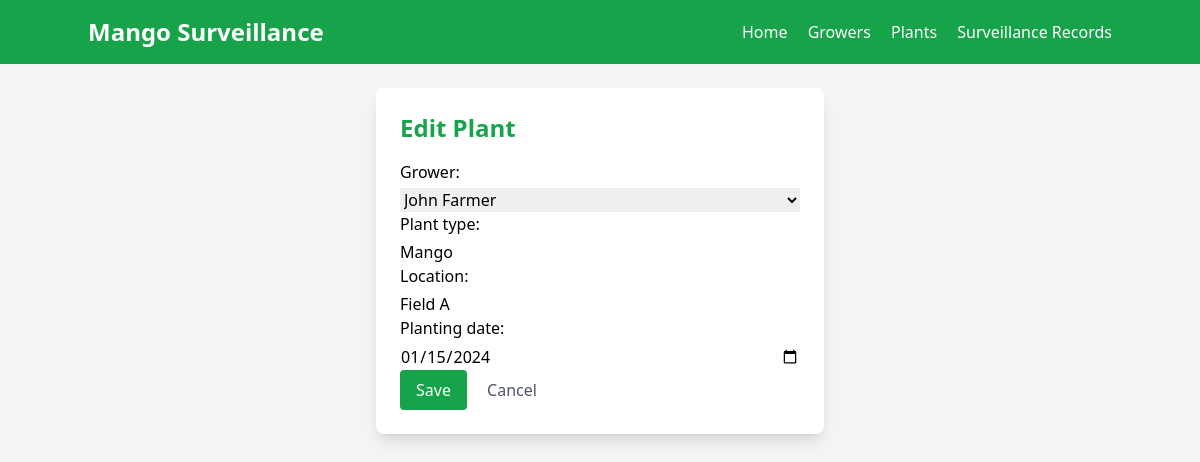
The page /plants/1/edit/ on the database its author committed.
### surveillance/models.py (models this page shows, shortened)
class Plant(models.Model):
    grower = models.ForeignKey(Grower, on_delete=models.CASCADE, related_name='plants')
    plant_type = models.CharField(max_length=50, default='Mango')
    location = models.CharField(max_length=200)
    planting_date = models.DateField()

### surveillance/views.py (the view)
# urls.py: path('plants/<int:pk>/edit/', views.PlantUpdateView.as_view(), name='plant_update'),
class PlantUpdateView(UpdateView):
    model = Plant
    form_class = PlantForm
    template_name = 'surveillance/plant_form.html'
    success_url = reverse_lazy('surveillance:plant_list')

### surveillance/forms.py
class PlantForm(forms.ModelForm):
    class Meta:
        model = Plant
        fields = ['grower', 'plant_type', 'location', 'planting_date']
        widgets = {
            'grower': forms.Select(attrs={'class': 'form-select mt-1 block w-full'}),
            'plant_type': forms.TextInput(attrs={'class': 'form-input mt-1 block w-full'}),
            'location': forms.TextInput(attrs={'class': 'form-input mt-1 block w-full'}),
            'planting_date': forms.DateInput(attrs={'class': 'form-input mt-1 block w-full', 'type': 'date'}),
        }

### surveillance/models.py (called while the page is built)
    def __str__(self):
        return self.name

### surveillance/templates/surveillance/plant_form.html (shortened to what this page needs)
{% extends 'surveillance/base.html' %}
{% block content %}
    <div class="bg-white p-6 rounded-lg shadow-lg max-w-md mx-auto">
        <h1 class="text-2xl font-bold text-green-600 mb-4">{% if form.instance.pk %}Edit{% else %}Add{% endif %} Plant</h1>
        <form method="post">
            {{ form.as_p }}
            <button type="submit" class="bg-green-600 text-white px-4 py-2 rounded hover:bg-green-700">Save</button>
            <a href="{% url 'surveillance:plant_list' %}" class="text-gray-600 hover:underline ml-4">Cancel</a>
        </form>
    </div>
{% endblock %}

### rows shown on the page
Plant: grower "John Farmer", plant_type "Mango", location "Field A", planting_date "01/15/2024"
